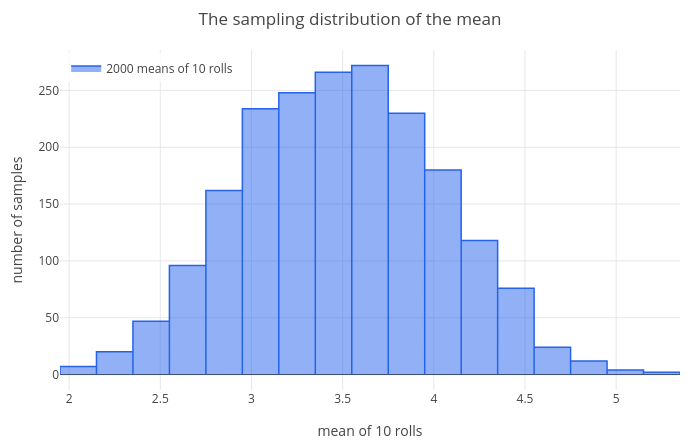

The code cell stored with this chart in its notebook:
### Markdown cell above
## 2. The sampling distribution of a mean

Now take many samples of the same size and look at how their averages vary. A $10 \times 2000$ matrix of rolls has one
sample of 10 rolls in each column; multiplying by a row of ten ones adds each column, and dividing by 10 gives 2000
sample means. The means are multiples of 0.1, so the histogram gets bins of width 0.2 centred on them:

### Code cell
A = randint(1, 6, 10, 2000);
m = ones(1, 10)*A/10;
[eval(mean(m)), eval(std(m))]
p = hist(m, 1.95:0.2:5.35);
labels(title(legend(p, "2000 means of 10 rolls"), "The sampling distribution of the mean"), "mean of 10 rolls", "number of samples")

### Figure 1 — Plotly figure (JSON) as saved in the notebook; plotly's stock layout.template omitted (floating-point values rounded to 4 significant figures)
{"data": [{"fill": "toself", "line": {"color": "#2563eb", "width": 1.5}, "mode": "lines", "name": "2000 means of 10 rolls", "type": "scatter", "x": [1.95, 1.95, 2.15, 2.15, 2.15, 2.35, 2.35, 2.35, 2.55, 2.55, 2.55, 2.75, 2.75, 2.75, 2.95, 2.95, 2.95, 3.15, 3.15, 3.15, 3.35, 3.35, 3.35, 3.55, 3.55, 3.55, 3.75, 3.75, 3.75, 3.95, 3.95, 3.95, 4.15, 4.15, 4.15, 4.35, 4.35, 4.35, 4.55, 4.55, 4.55, 4.75, 4.75, 4.75, 4.95, 4.95, 4.95, 5.15, 5.15, 5.15, 5.35, 5.35, null], "y": [0, 7, 7, 0, 20, 20, 0, 47, 47, 0, 96, 96, 0, 162, 162, 0, 234, 234, 0, 248, 248, 0, 266, 266, 0, 272, 272, 0, 230, 230, 0, 180, 180, 0, 118, 118, 0, 76, 76, 0, 24, 24, 0, 12, 12, 0, 4, 4, 0, 2, 2, 0, null]}], "layout": {"height": 440, "legend": {"bgcolor": "rgba(255,255,255,0.8)", "x": 0.01, "xanchor": "left", "y": 0.99, "yanchor": "top"}, "margin": {"b": 50, "l": 60, "r": 20, "t": 50}, "showlegend": true, "title": {"text": "The sampling distribution of the mean"}, "width": 700, "xaxis": {"title": {"text": "mean of 10 rolls"}, "zeroline": true}, "yaxis": {"range": [-13.6, 285.6], "title": {"text": "number of samples"}, "zeroline": true}}}
